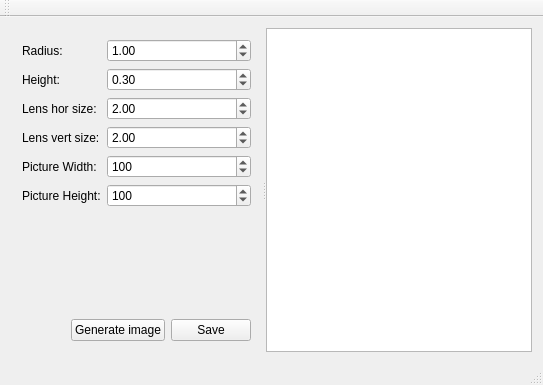
<?xml version="1.0" encoding="UTF-8"?>
<ui version="4.0">
 <class>MainWindow</class>
 <widget class="QMainWindow" name="MainWindow">
  <property name="geometry">
   <rect>
    <x>0</x>
    <y>0</y>
    <width>543</width>
    <height>385</height>
   </rect>
  </property>
  <property name="windowTitle">
   <string>MainWindow</string>
  </property>
  <widget class="QWidget" name="centralWidget">
   <layout class="QHBoxLayout" name="horizontalLayout_2">
    <item>
     <widget class="QSplitter" name="splitter">
      <property name="orientation">
       <enum>Qt::Horizontal</enum>
      </property>
      <widget class="QWidget" name="">
       <layout class="QVBoxLayout" name="verticalLayout">
        <item>
         <layout class="QFormLayout" name="formLayout">
          <item row="0" column="0">
           <widget class="QLabel" name="label">
            <property name="text">
             <string>Radius:</string>
            </property>
           </widget>
          </item>
          <item row="0" column="1">
           <widget class="QDoubleSpinBox" name="radiusBox">
            <property name="value">
             <double>1.000000000000000</double>
            </property>
           </widget>
          </item>
          <item row="1" column="0">
           <widget class="QLabel" name="label_2">
            <property name="text">
             <string>Height:</string>
            </property>
           </widget>
          </item>
          <item row="1" column="1">
           <widget class="QDoubleSpinBox" name="lensHeightBox">
            <property name="value">
             <double>0.300000000000000</double>
            </property>
           </widget>
          </item>
          <item row="2" column="0">
           <widget class="QLabel" name="label_5">
            <property name="text">
             <string>Lens hor size:</string>
            </property>
           </widget>
          </item>
          <item row="2" column="1">
           <widget class="QDoubleSpinBox" name="lensHorSizeBox">
            <property name="value">
             <double>2.000000000000000</double>
            </property>
           </widget>
          </item>
          <item row="3" column="0">
           <widget class="QLabel" name="label_6">
            <property name="text">
             <string>Lens vert size:</string>
            </property>
           </widget>
          </item>
          <item row="3" column="1">
           <widget class="QDoubleSpinBox" name="lensVertSizeBox">
            <property name="value">
             <double>2.000000000000000</double>
            </property>
           </widget>
          </item>
          <item row="4" column="0">
           <widget class="QLabel" name="label_3">
            <property name="text">
             <string>Picture Width:</string>
            </property>
           </widget>
          </item>
          <item row="4" column="1">
           <widget class="QSpinBox" name="widthBox">
            <property name="maximum">
             <number>1000</number>
            </property>
            <property name="value">
             <number>100</number>
            </property>
           </widget>
          </item>
          <item row="5" column="0">
           <widget class="QLabel" name="label_4">
            <property name="text">
             <string>Picture Height:</string>
            </property>
           </widget>
          </item>
          <item row="5" column="1">
           <widget class="QSpinBox" name="picHeightBox">
            <property name="maximum">
             <number>1000</number>
            </property>
            <property name="value">
             <number>100</number>
            </property>
           </widget>
          </item>
         </layout>
        </item>
        <item>
         <layout class="QHBoxLayout" name="horizontalLayout">
          <item>
           <spacer name="horizontalSpacer">
            <property name="orientation">
             <enum>Qt::Horizontal</enum>
            </property>
            <property name="sizeHint" stdset="0">
             <size>
              <width>40</width>
              <height>20</height>
             </size>
            </property>
           </spacer>
          </item>
          <item>
           <widget class="QPushButton" name="pushButton">
            <property name="text">
             <string>Generate image</string>
            </property>
           </widget>
          </item>
          <item>
           <widget class="QPushButton" name="pushButton_2">
            <property name="text">
             <string>Save</string>
            </property>
           </widget>
          </item>
         </layout>
        </item>
       </layout>
      </widget>
      <widget class="QGraphicsView" name="graphicsView"/>
     </widget>
    </item>
   </layout>
  </widget>
  <widget class="QMenuBar" name="menuBar">
   <property name="geometry">
    <rect>
     <x>0</x>
     <y>0</y>
     <width>543</width>
     <height>21</height>
    </rect>
   </property>
  </widget>
  <widget class="QToolBar" name="mainToolBar">
   <attribute name="toolBarArea">
    <enum>TopToolBarArea</enum>
   </attribute>
   <attribute name="toolBarBreak">
    <bool>false</bool>
   </attribute>
  </widget>
  <widget class="QStatusBar" name="statusBar"/>
 </widget>
 <layoutdefault spacing="6" margin="11"/>
 <resources/>
 <connections>
  <connection>
   <sender>pushButton</sender>
   <signal>clicked()</signal>
   <receiver>MainWindow</receiver>
   <slot>onBtnClicked()</slot>
   <hints>
    <hint type="sourcelabel">
     <x>127</x>
     <y>267</y>
    </hint>
    <hint type="destinationlabel">
     <x>288</x>
     <y>54</y>
    </hint>
   </hints>
  </connection>
  <connection>
   <sender>pushButton_2</sender>
   <signal>clicked()</signal>
   <receiver>MainWindow</receiver>
   <slot>saveClicked()</slot>
   <hints>
    <hint type="sourcelabel">
     <x>243</x>
     <y>279</y>
    </hint>
    <hint type="destinationlabel">
     <x>70</x>
     <y>28</y>
    </hint>
   </hints>
  </connection>
 </connections>
 <slots>
  <slot>onBtnClicked()</slot>
  <slot>saveClicked()</slot>
 </slots>
</ui>
